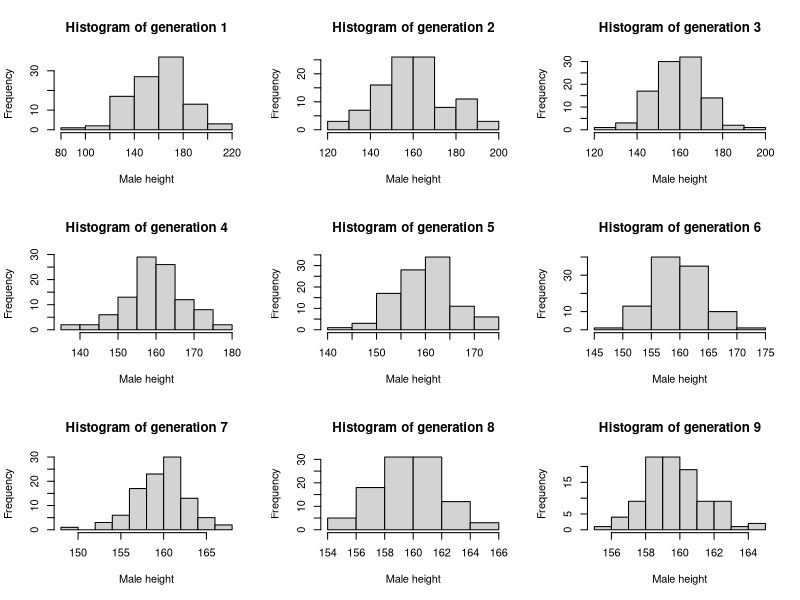
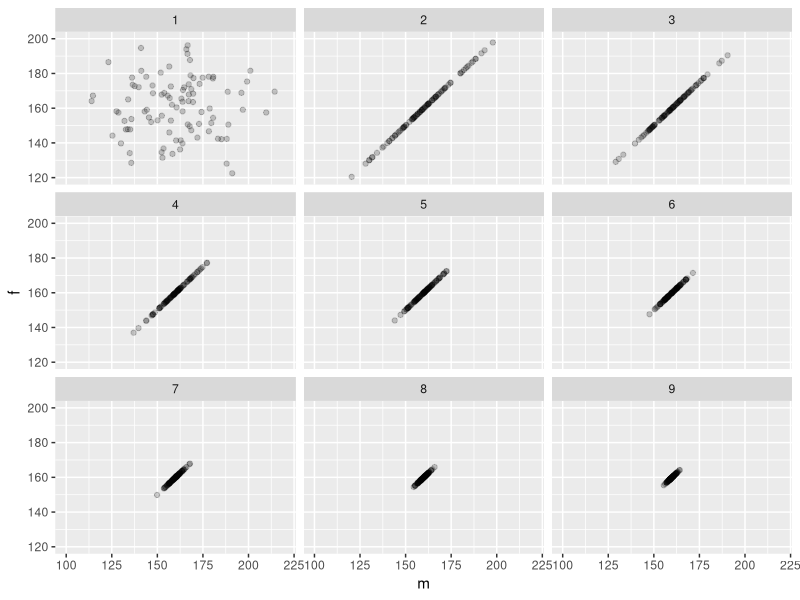
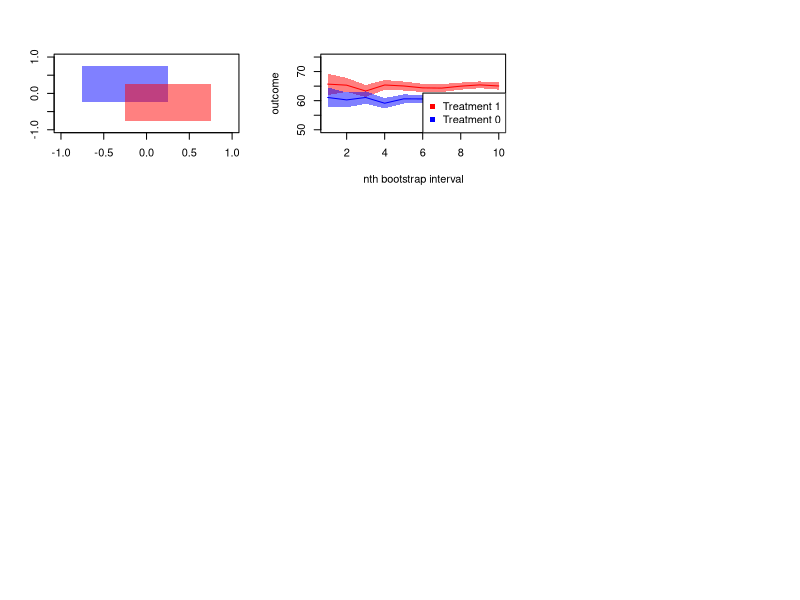

These figures' R source, in order:
## ---- chunk 1
set.seed(111)
pop <- data.frame(m = rnorm(100, 160, 20), f = rnorm(100, 160, 20))
head(pop)
## ---- chunk 2
next_gen <- function(pop) {
    pop$m <- sample(pop$m)
    pop$m <- rowMeans(pop)
    pop$f <- pop$m
    pop
}
## ---- chunk 3
gen1 <- pop
gen2 <- next_gen(gen1)
gen3 <- next_gen(gen2)
gen4 <- next_gen(gen3)
gen5 <- next_gen(gen4)
gen6 <- next_gen(gen5)
gen7 <- next_gen(gen6)
gen8 <- next_gen(gen7)
gen9 <- next_gen(gen8)

gen1$gen <- '1'
gen2$gen <- '2'
gen3$gen <- '3'
gen4$gen <- '4'
gen5$gen <- '5'
gen6$gen <- '6'
gen7$gen <- '7'
gen8$gen <- '8'
gen9$gen <- '9'

ninegen <- rbind(gen1, gen2, gen3, gen4, gen5, gen6, gen7, gen8, gen9)

par(mfrow = c(3,3))
for(i in 1:9){
  hist(ninegen[ninegen$gen == paste(i),"m"], main = paste("Histogram of generation", i),
       xlab = "Male height")
}

## ---- chunk 4
library(ggplot2)
ggplot(data=ninegen) + geom_point(mapping = aes(x=m, y=f), alpha = 0.2) + 
  facet_wrap(~ gen) + xlim(c(100,220)) + ylim(c(120,200))
## ---- chunk 5
# sample size = 250
set.seed(1234)

ss <- 250
trt <- rbinom(ss,1,0.5)
dat <- rnorm(ss, 60, 20) + trt *5
bs.res <- data.frame(matrix(NA, 1000, 2))
names(bs.res) <- c("treatment0", "treatment1")
for(i in seq(1000)){
  bs.rows <- sample(ss,ss, replace = TRUE)
  bs.res[i,] <- tapply(dat[bs.rows], trt[bs.rows], mean)
}

quantile(bs.res[[1]], c(0.025, 0.975)) # treatment 0
quantile(bs.res[[2]], c(0.025, 0.975)) # treatment 1
## ---- chunk 6
# increasing sample size from 250 to 2500
set.seed(36)
boot.intervals <- data.frame(matrix(NA, 10,5))
colnames(boot.intervals) <- c('LB1', 'UB1', 'LB0', 'UB0', 'size')
means0 <- c()
means1 <- c()
for(i in 1:10){
ss <- 250 * i 
trt <- rbinom(ss,1,0.5)
dat <- rnorm(ss, 60, 20) + trt *5
bs.res <- data.frame(matrix(NA, 1000, 2))
names(bs.res) <- c("treatment0", "treatment1")
for(j in seq(1000)){
  bs.rows <- sample(ss,ss, replace = TRUE)
  bs.res[j,] <- tapply(dat[bs.rows], trt[bs.rows], mean)
}
means0 <- c(means0, mean(bs.res[[1]]))
means1 <- c(means1, mean(bs.res[[2]]))
boot.intervals[i,5] <- ss
boot.intervals[i,3:4] <- quantile(bs.res[[1]], c(0.025, 0.975)) # treatment 0
boot.intervals[i,1:2] <- quantile(bs.res[[2]], c(0.025, 0.975)) # treatment 1
}
boot.intervals
means0
means1
## ---- chunk 7
makeTransparent = function(..., alpha=0.5) {
  if(alpha<0 | alpha>1) stop("alpha must be between 0 and 1")
  alpha = floor(255*alpha)  
  newColor = col2rgb(col=unlist(list(...)), alpha=FALSE)
  .makeTransparent = function(col, alpha) {
    rgb(red=col[1], green=col[2], blue=col[3], alpha=alpha, maxColorValue=255)
  }
  newColor = apply(newColor, 2, .makeTransparent, alpha=alpha)
  return(newColor)
}

par(new=FALSE)
plot(NULL,
  xlim=c(-1, 1),
  ylim=c(-1, 1),
  xlab="",
  ylab=""
)

polygon(x=c(seq(-0.75, 0.25, length.out=100), seq(0.25, -0.75, length.out=100)),
        y=c(rep(-0.25, 100), rep(0.75, 100)), border=NA, col=makeTransparent('blue',alpha=0.5))
polygon(x=c(seq(-0.25, 0.75, length.out=100), seq(0.75, -0.25, length.out=100)),
        y=c(rep(-0.75, 100), rep(0.25, 100)), border=NA, col=makeTransparent('red',alpha=0.5))
## ---- chunk 8
plot(NULL,
  xlim=c(1,10),
  ylim=c(50,75),
  xlab="nth bootstrap interval",
  ylab="outcome"
)
lines(x=seq(1:10), y = means1, col = "red")
polygon(x=c(seq(1,10), seq(10,1)), y = c(boot.intervals$LB1, rev(boot.intervals$UB1)),
        border=NA, col=makeTransparent('red',alpha=0.5))
lines(x=seq(1:10), y = means0, col = "blue")
polygon(x=c(seq(1,10), seq(10,1)), y = c(boot.intervals$LB0, rev(boot.intervals$UB0)),
        border=NA, col=makeTransparent('blue',alpha=0.5))
lab <- c('Treatment 1', 'Treatment 0')
legend("bottomright", lab, pch=c(15,15), col=c('red','blue'))
